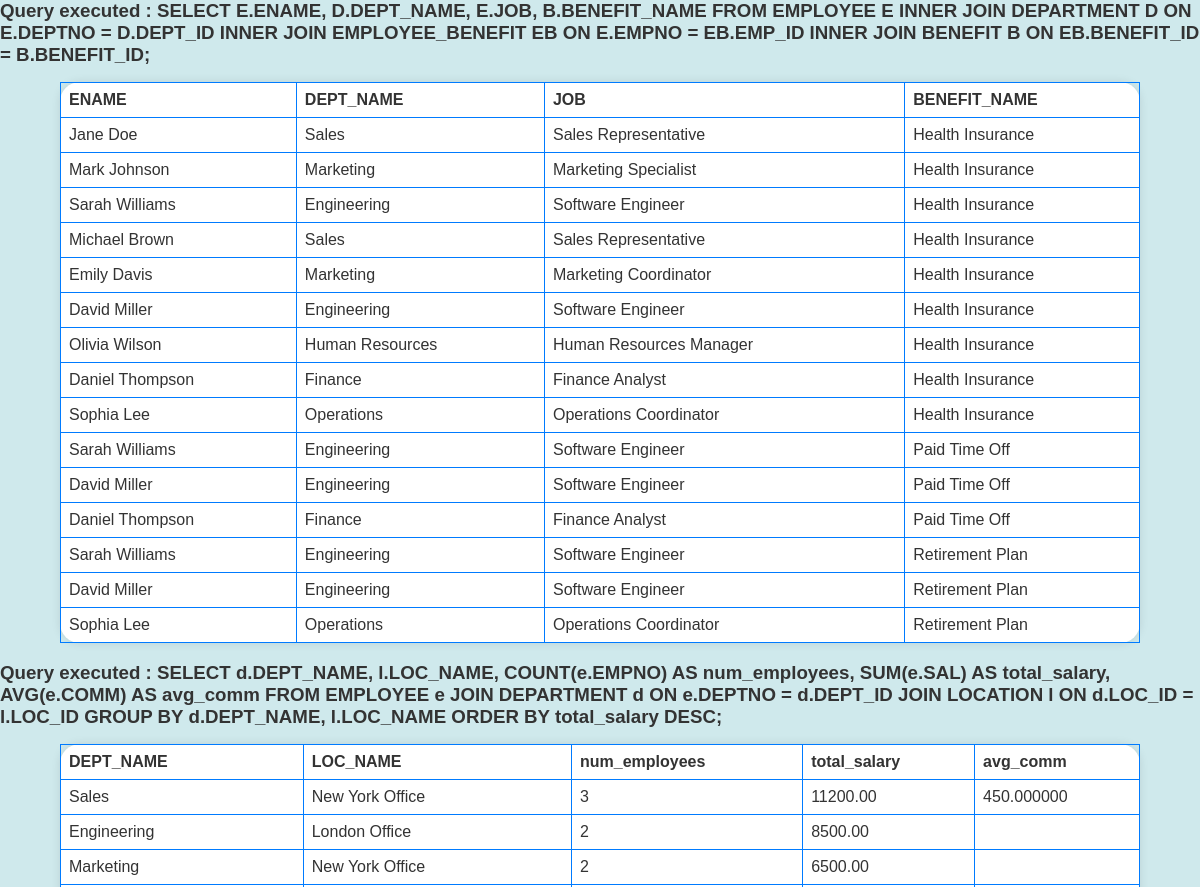
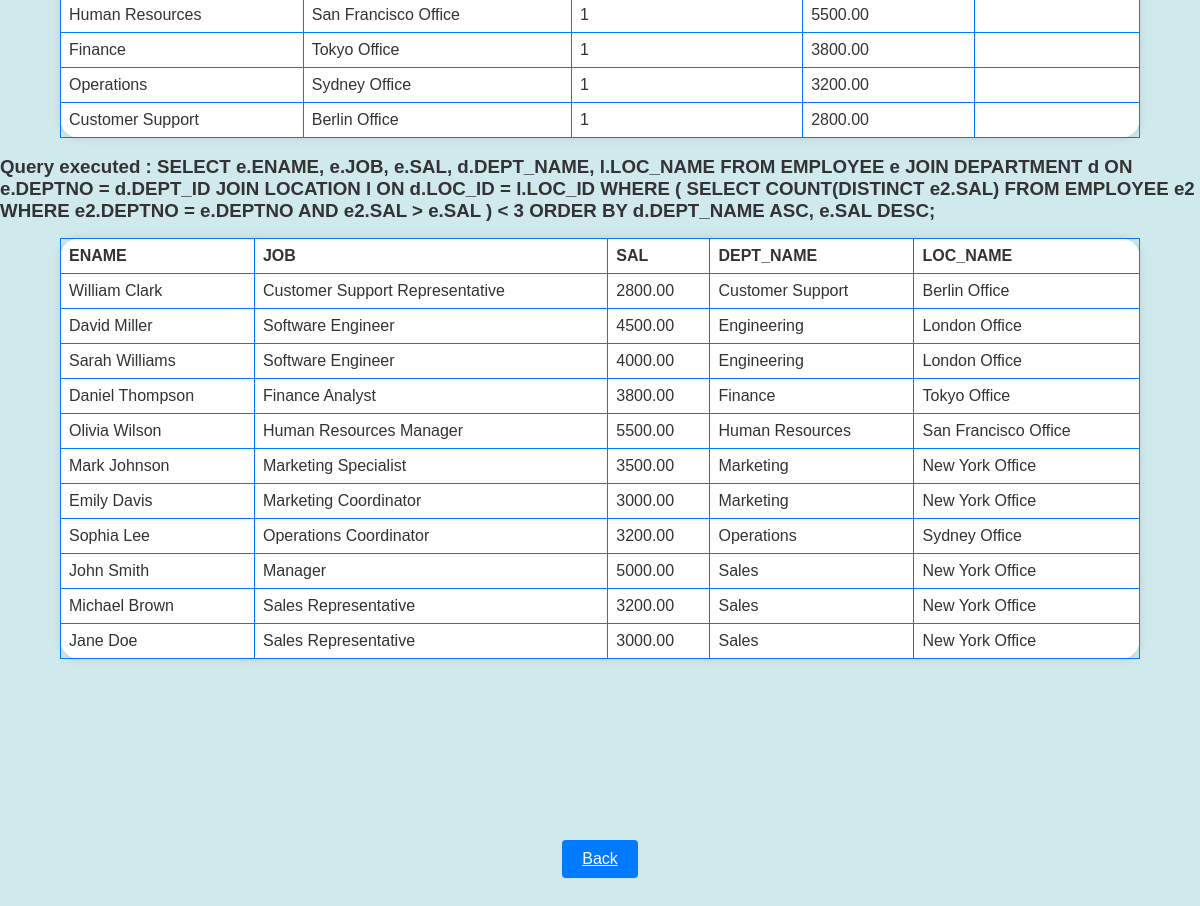
/php/MySQLQueries.php, run on the app's committed database (2 pictures, top to bottom).
### tables this page shows
CREATE TABLE EMPLOYEE (
  EMPNO INT AUTO_INCREMENT PRIMARY KEY,
  ENAME VARCHAR(50),
  JOB VARCHAR(50),
  MGR INT,
  HIREDATE DATETIME,
  SAL DECIMAL(7, 2),
  COMM DECIMAL(7, 2),
  DEPTNO INT,
  FOREIGN KEY (DEPTNO) REFERENCES DEPARTMENT(DEPT_ID)
);

CREATE TABLE DEPARTMENT (
  DEPT_ID INT AUTO_INCREMENT PRIMARY KEY,
  DEPT_NAME VARCHAR(50),
  LOC_ID INT,
  FOREIGN KEY (LOC_ID) REFERENCES LOCATION(LOC_ID)
);

CREATE TABLE BENEFIT (
  BENEFIT_ID INT AUTO_INCREMENT PRIMARY KEY,
  BENEFIT_NAME VARCHAR(50),
  DESCRIPTION VARCHAR(255)

);

### src/php/MySQLQueries.php (the view, shortened to what this page needs)
<head>
  <link rel="stylesheet" href="../css/style.css">
</head>
<?php
  function executeMySQLQueries($queries) {
      $conn = connectDatabase();
      foreach ($queries as $query) {
          $result = $conn->query($query);
          if ($result) {
              echo "<h3>Query executed : $query</h3>\n";
              if ($result->num_rows > 0) {
                  echo "<table>\n";
                  $headerPrinted = false;
                  while($row = $result->fetch_assoc()) {
                      if (!$headerPrinted) {
                          echo "<tr>";
                          foreach ($row as $key => $value) {
                              echo "<th>" . htmlspecialchars($key) . "</th>";
                          }
                          echo "</tr>\n";
                          $headerPrinted = true;
                      }
                      echo "<tr>";
                      foreach ($row as $value) {
                          echo "<td>" . htmlspecialchars($value) . "</td>";
                      }
                      echo "</tr>\n";
                  }
                  echo "</table>\n";
              } else {
                  echo "0 results.<br>\n";
              }
          } else {
              echo "Error executing query: " . $conn->error . "<br>\n";
          }
      }
      echo '<div class="container">
      <a href="../index.php" class="back-button">Back</a>
     </div>';
  }
  $queries = [
    "SELECT E.ENAME, D.DEPT_NAME, E.JOB, B.BENEFIT_NAME
    FROM EMPLOYEE E
    INNER JOIN DEPARTMENT D ON E.DEPTNO = D.DEPT_ID
    INNER JOIN EMPLOYEE_BENEFIT EB ON E.EMPNO = EB.EMP_ID
    INNER JOIN BENEFIT B ON EB.BENEFIT_ID = B.BENEFIT_ID;
    ",
    "SELECT
    d.DEPT_NAME,
    l.LOC_NAME,
    COUNT(e.EMPNO) AS num_employees,
    SUM(e.SAL) AS total_salary,
    AVG(e.COMM) AS avg_comm
  FROM
    EMPLOYEE e
    JOIN DEPARTMENT d ON e.DEPTNO = d.DEPT_ID
    JOIN LOCATION l ON d.LOC_ID = l.LOC_ID
  GROUP BY
    d.DEPT_NAME,
    l.LOC_NAME
  ORDER BY
    total_salary DESC;",
    "SELECT
    e.ENAME,
    e.JOB,
    e.SAL,
    d.DEPT_NAME,
    l.LOC_NAME
  FROM
    EMPLOYEE e
    JOIN DEPARTMENT d ON e.DEPTNO = d.DEPT_ID
    JOIN LOCATION l ON d.LOC_ID = l.LOC_ID
  WHERE
    (
      SELECT
        COUNT(DISTINCT e2.SAL)
      FROM
        EMPLOYEE e2
      WHERE
        e2.DEPTNO = e.DEPTNO AND e2.SAL > e.SAL
    ) < 3
  ORDER BY
    d.DEPT_NAME ASC,
    e.SAL DESC;
  "];
  executeMySQLQueries($queries);
?>

### src/css/style.css (style rules this page uses)
h3 { margin-bottom: 1rem; }
.container { display: flex; justify-content: center; align-items: center; height: 50vh; }
.back-button { width: auto; background-color: #007bff; color: #fff; border: none; border-radius: 4px; cursor: pointer; padding: 10px 20px; font-size: 1rem; transition: 0.3s; }
table { border-collapse: collapse; width: 90%; margin: 0 auto; background-color: #fff; border-radius: 20px; box-shadow: 0 0 10px rgba(0, 0, 0, 0.1); }
th, td { border: 1px solid #007bff; padding: 8px; text-align: left; }

### data on the page
employee: key "ENAME", key "DEPT_NAME", key "JOB", key "BENEFIT_NAME", ENAME "Jane Doe", DEPTNO.DEPT_NAME "Sales", JOB "Sales Representative", benefit.BENEFIT_NAME "Health Insurance"
employee: ENAME "Mark Johnson", DEPTNO.DEPT_NAME "Marketing", JOB "Marketing Specialist", benefit.BENEFIT_NAME "Health Insurance"
employee: ENAME "Sarah Williams", DEPTNO.DEPT_NAME "Engineering", JOB "Software Engineer", benefit.BENEFIT_NAME "Health Insurance", benefit.BENEFIT_NAME "Paid Time Off", benefit.BENEFIT_NAME "Retirement Plan"
employee: ENAME "Michael Brown", DEPTNO.DEPT_NAME "Sales", JOB "Sales Representative", benefit.BENEFIT_NAME "Health Insurance"
employee: ENAME "Emily Davis", DEPTNO.DEPT_NAME "Marketing", JOB "Marketing Coordinator", benefit.BENEFIT_NAME "Health Insurance"
employee: ENAME "David Miller", DEPTNO.DEPT_NAME "Engineering", JOB "Software Engineer", benefit.BENEFIT_NAME "Health Insurance", benefit.BENEFIT_NAME "Paid Time Off", benefit.BENEFIT_NAME "Retirement Plan"
employee: ENAME "Olivia Wilson", DEPTNO.DEPT_NAME "Human Resources", JOB "Human Resources Manager", benefit.BENEFIT_NAME "Health Insurance"
employee: ENAME "Daniel Thompson", DEPTNO.DEPT_NAME "Finance", JOB "Finance Analyst", benefit.BENEFIT_NAME "Health Insurance", benefit.BENEFIT_NAME "Paid Time Off"
employee: ENAME "Sophia Lee", DEPTNO.DEPT_NAME "Operations", JOB "Operations Coordinator", benefit.BENEFIT_NAME "Health Insurance", benefit.BENEFIT_NAME "Retirement Plan"

### other printed values
$key "DEPT_NAME"
$key "LOC_NAME"
$key "num_employees"
$key "total_salary"
$key "avg_comm"
$value "Sales"
$value "New York Office"
$value "3"
$value "11200.00"
$value "450.000000"
$value "Engineering"
$value "London Office"
$value "2"
$value "8500.00"
$value "Marketing"
